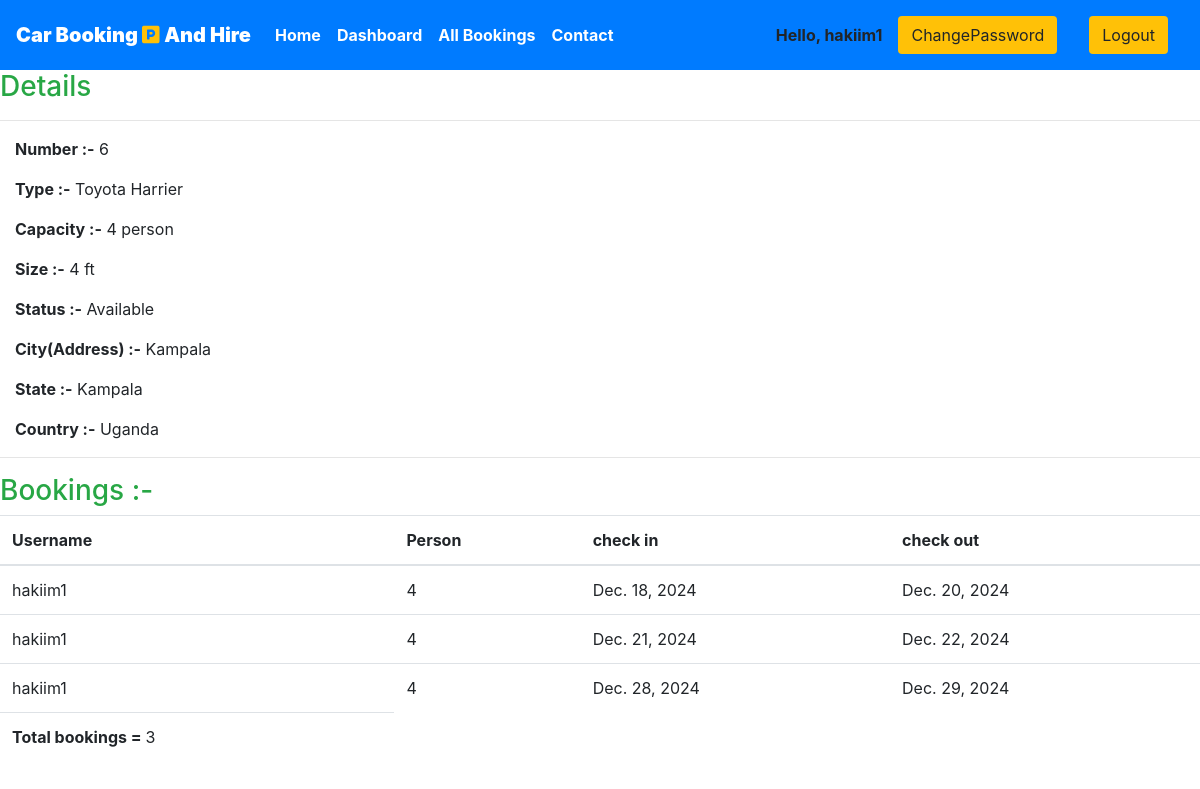
Page /staff/panel/view-car?carid=2 (signed in) on the committed database.
### CarHire/models.py (models this page shows, shortened)
class Cars(models.Model):
    CAR_STATUS = (
    ("1", "available"),
    ("2", "not available"),
    )
    CAR_TYPE = (
     ("1", "Toyota Harrier"),
     ("2", "Toyota Surf"),
     ("3","Subaru Forester"),
     ("4","Subaru Outback"),
     ("5","Subaru Cross"),
     ("6","Subaru Impreza"),
     ("7","Nissan X-Trail"),
     ("8","Mazda CX-5"),
     ("9","Toyota RAV4"),
     ("10","Mitsubishi Pajero"),
     ("11","Mitsubishi Montero"),
     ("12","Mitsubishi Montero Sport"),
     ("13","Toyota Land Cruiser Prado"),
     ("14","Toyota Fortuner"),
     ("15","Nissan Patro"),
     ("16","Toyota RAV4 Avensis"),
     ("17","Toyota Highlander"),
     ("18","Nissan Altima"),
     ("19","Nissan Rogue"),
     ("20","Honda Civic"),
     ("21","Honda CR-V"),
     ("22","Ford Fusion"),
     ("23","Ford Mustang"),
     ("24","Ford Explorer"),
     ("25","Ford Focus"),
     ("26","Ford Fiesta"),
     ("27","Ford Edge"),
     ("28","Ford C-Max Hybrid"),
     ("29","Ford Mustang GT"),
     ("30","Ford Escape"),
     )
    car_type = models.CharField(max_length=50,choices = CAR_TYPE)
    capacity = models.IntegerField()
    price = models.IntegerField()
    size = models.IntegerField()
    parking = models.ForeignKey(Parking, on_delete = models.CASCADE)
    status = models.CharField(choices =CAR_STATUS,max_length = 15)
    carnumber = models.IntegerField()

class Parking(models.Model):
    car_type = models.ForeignKey(CarTypes, on_delete = models.CASCADE)
    name = models.CharField(max_length=30,default="carHire")
    owner = models.CharField(max_length=20)
    location = models.CharField(max_length=50)
    state = models.CharField(max_length=50,default="Kampala")
    country = models.CharField(max_length=50,default="Uganda")

class Reservation(models.Model):
    check_in = models.DateField(auto_now =False)
    check_out = models.DateField()
    car = models.ForeignKey(Cars, on_delete = models.CASCADE)
    customer = models.ForeignKey(User, on_delete= models.CASCADE)
    booking_id = models.CharField(max_length=100,default="null")

### CarHire/views.py (the view)
# urls.py: path('staff/panel/view-car', views.view_car),
@login_required(login_url='/staff')
def view_car(request):
    car_id = request.GET['carid']
    car = Cars.objects.all().get(id=car_id)
    reservation = Reservation.objects.all().filter(car=car)
    return HttpResponse(render(request,'staff/viewcar.html',{'car':car,'reservations':reservation}))

### CarHire/templates/staff/viewcar.html
{% extends 'basic.html' %} {% block title %}View Car {% endblock title %} {% block body %}
<h3 class="text-success"> Details</h3>
<hr>
<div class="container mx-0 ">
    <p><b>Number :-</b> {{car.carnumber}}</p>
    <p><b>Type :-</b> {{car.get_car_type_display}}</p>
    <p><b>Capacity :-</b> {{car.capacity}} person</p>
    <p><b>Size :-</b> {{car.size}} ft</p>
    <p><b>Status :-</b> {{car.get_status_display| capfirst}} </p>
    <p><b>City(Address) :-</b> {{car.parking.location| capfirst}} </p>
    <p><b>State :-</b> {{car.parking.state| capfirst}} </p>
    <p><b>Country :-</b> {{car.parking.country| capfirst}} </p>
</div>
<hr> {% if reservations %}
<h3 class="text-success">Bookings :-</h3>
<table class="table">
    <thead>
        <th>Username</th>
        <th>Person</th>
        <th>check in</th>
        <th>check out</th>
    </thead>
    {% for each_detail in reservations %}
    <tr>
        <td>{{each_detail.customer.username}}</td>
        <td>{{each_detail.car.capacity}}</td>
        <td>{{each_detail.check_in}}</td>
        <td>{{each_detail.check_out}}</td>
    </tr>
    {% endfor %}
    <tr>
        <td><b>Total bookings = </b>{{reservations | length}}</td>
    </tr>
</table>
{% else %}
<p>No details found</p>
{% endif %} {% endblock body %}

### CarHire/templates/basic.html (shortened to what this page needs)
{% load static %}
<!DOCTYPE html>
<!DOCTYPE html>
<html lang="en">
<head>
    <link rel="stylesheet" href="https://use.fontawesome.com/releases/v5.7.0/css/all.css"
>
    <link rel="stylesheet" href="{% static 'bootstrap\bootstrap.css' %}">
    <link rel="stylesheet" href="https://maxcdn.bootstrapcdn.com/bootstrap/4.5.0/css/bootstrap.min.css">
</head>
<body>
    <div class="container-fluid px-0">
        <nav class="navbar navbar-expand-lg navbar-dark bg-primary font-weight-bold">
            <a class="navbar-brand text-bold bg-black " href="/"><b>Car Booking </b><i class="fas fa-parking text-warning"></i>
                <b>And Hire</b></a>
            <div class="collapse navbar-collapse " id="navbarSupportedContent">
                <ul class="navbar-nav mr-auto ">
                    <li class="nav-item active">
                        <a class="nav-link text-bold " href="/home"> Home</a>
                    </li>
                    {% if user.is_staff %}
                    <li class="nav-item active">
                        <a class="nav-link text-bold" href="/staff/panel">Dashboard </a>
                    </li>
                    {% elif user.is_staff == False and user.is_authenticated %}
                    <li class="nav-item active">
                        <a class="nav-link text-bold" href="/user/bookings">My Bookings </a>
                    </li>
                    {% endif %}
                    {% if user.is_staff %}
                    <li class="nav-item active">
                        <a class="nav-link text-bold" href="/staff/allbookings">All Bookings </a>
                    </li>
                    {% endif %}
                    <li class="nav-item active">
                        <a class="nav-link text-bold" href="{% url 'contactpage' %}">Contact </a>
                    </li>
                </ul>
                {% if request.user.is_authenticated %}
                Hello, {{request.user}}
                <a href="/changepassword" class="nav-link">
                    <button class="btn btn-group bg-warning" data-toggle="modal"
                        data-target="#forlogin">ChangePassword</button>
                </a>
                <a href="/lg" class="nav-link">
                    <button class="btn btn-group bg-warning" data-toggle="modal" data-target="#forlogin">Logout</button>
                </a>
                {% endif %}
            </div>
        </nav>
    </div>
    {% block body %}
    {% endblock body %}
</body>
</html>

### CarHire/templates/basic.html (style rules this page uses)
a { text-decoration: none; }

### rows in the picture
Cars: carnumber "6", car_type "Toyota Harrier", capacity "4", size "4", status "Available", parking.location "Kampala", parking.state "Kampala", parking.country "Uganda"
Reservation: customer.username "hakiim1", car.capacity "4", check_in "Dec. 18, 2024", check_out "Dec. 20, 2024"
Reservation: customer.username "hakiim1", car.capacity "4", check_in "Dec. 21, 2024", check_out "Dec. 22, 2024"
Reservation: customer.username "hakiim1", car.capacity "4", check_in "Dec. 28, 2024", check_out "Dec. 29, 2024"

### other values in the picture
{{ request.user }} "hakiim1"
{{ reservations | length }} "3"
